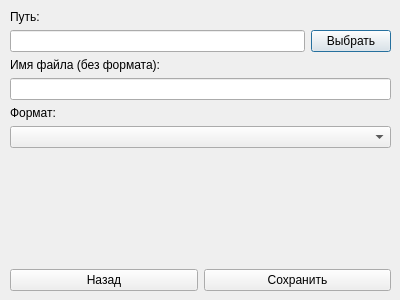
<?xml version="1.0" encoding="UTF-8"?>
<ui version="4.0">
 <class>Dialog</class>
 <widget class="QDialog" name="Dialog">
  <property name="geometry">
   <rect>
    <x>0</x>
    <y>0</y>
    <width>400</width>
    <height>300</height>
   </rect>
  </property>
  <property name="windowTitle">
   <string>Dialog</string>
  </property>
  <widget class="QWidget" name="gridLayoutWidget">
   <property name="geometry">
    <rect>
     <x>10</x>
     <y>10</y>
     <width>381</width>
     <height>281</height>
    </rect>
   </property>
   <layout class="QGridLayout" name="gridLayout">
    <item row="1" column="1">
     <widget class="QPushButton" name="btnChoosePath">
      <property name="text">
       <string>Выбрать</string>
      </property>
     </widget>
    </item>
    <item row="1" column="0">
     <widget class="QLineEdit" name="edtPath"/>
    </item>
    <item row="3" column="0" colspan="2">
     <widget class="QLineEdit" name="edtName"/>
    </item>
    <item row="5" column="0" colspan="2">
     <widget class="QComboBox" name="edtFormat"/>
    </item>
    <item row="0" column="0">
     <widget class="QLabel" name="label">
      <property name="text">
       <string>Путь:</string>
      </property>
     </widget>
    </item>
    <item row="6" column="0">
     <spacer name="verticalSpacer">
      <property name="orientation">
       <enum>Qt::Vertical</enum>
      </property>
      <property name="sizeHint" stdset="0">
       <size>
        <width>20</width>
        <height>40</height>
       </size>
      </property>
     </spacer>
    </item>
    <item row="2" column="0">
     <widget class="QLabel" name="label_2">
      <property name="text">
       <string>Имя файла (без формата):</string>
      </property>
     </widget>
    </item>
    <item row="7" column="0" colspan="2">
     <layout class="QHBoxLayout" name="horizontalLayout">
      <item>
       <widget class="QPushButton" name="btnBack">
        <property name="text">
         <string>Назад</string>
        </property>
       </widget>
      </item>
      <item>
       <widget class="QPushButton" name="btnSave">
        <property name="text">
         <string>Сохранить</string>
        </property>
       </widget>
      </item>
     </layout>
    </item>
    <item row="4" column="0">
     <widget class="QLabel" name="label_3">
      <property name="text">
       <string>Формат:</string>
      </property>
     </widget>
    </item>
   </layout>
  </widget>
 </widget>
 <resources/>
 <connections/>
</ui>
